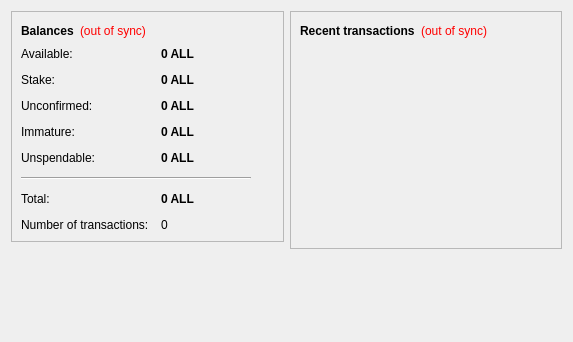
<?xml version="1.0" encoding="UTF-8"?>
<ui version="4.0">
 <class>OverviewPage</class>
 <widget class="QWidget" name="OverviewPage">
  <property name="geometry">
   <rect>
    <x>0</x>
    <y>0</y>
    <width>573</width>
    <height>342</height>
   </rect>
  </property>
  <property name="windowTitle">
   <string>Form</string>
  </property>
  <layout class="QHBoxLayout" name="horizontalLayout" stretch="1,1">
   <item>
    <layout class="QVBoxLayout" name="verticalLayout_2">
     <item>
      <widget class="QFrame" name="frame">
       <property name="frameShape">
        <enum>QFrame::StyledPanel</enum>
       </property>
       <property name="frameShadow">
        <enum>QFrame::Raised</enum>
       </property>
       <layout class="QVBoxLayout" name="verticalLayout_4">
        <item>
         <layout class="QHBoxLayout" name="horizontalLayout_4">
          <item>
           <widget class="QLabel" name="label_5">
            <property name="font">
             <font>
              <weight>75</weight>
              <bold>true</bold>
             </font>
            </property>
            <property name="text">
             <string>Balances</string>
            </property>
           </widget>
          </item>
          <item>
           <widget class="QLabel" name="labelWalletStatus">
            <property name="toolTip">
             <string>The displayed information may be out of date. Your wallet automatically synchronizes with the Allion network after a connection is established, but this process has not completed yet.</string>
            </property>
            <property name="styleSheet">
             <string notr="true">QLabel { color: red; }</string>
            </property>
            <property name="text">
             <string notr="true">(out of sync)</string>
            </property>
            <property name="alignment">
             <set>Qt::AlignLeading|Qt::AlignLeft|Qt::AlignVCenter</set>
            </property>
           </widget>
          </item>
          <item>
           <spacer name="horizontalSpacer_2">
            <property name="orientation">
             <enum>Qt::Horizontal</enum>
            </property>
            <property name="sizeHint" stdset="0">
             <size>
              <width>40</width>
              <height>20</height>
             </size>
            </property>
           </spacer>
          </item>
         </layout>
        </item>
        <item>
         <layout class="QFormLayout" name="formLayout_2">
          <property name="fieldGrowthPolicy">
           <enum>QFormLayout::AllNonFixedFieldsGrow</enum>
          </property>
          <property name="horizontalSpacing">
           <number>12</number>
          </property>
          <property name="verticalSpacing">
           <number>12</number>
          </property>
          <item row="0" column="0">
           <widget class="QLabel" name="labelAvailableText">
            <property name="toolTip">
             <string>Your current available balance</string>
            </property>
            <property name="text">
             <string>Available:</string>
            </property>
           </widget>
          </item>
          <item row="0" column="1">
           <widget class="QLabel" name="labelAvailable">
            <property name="font">
             <font>
              <weight>75</weight>
              <bold>true</bold>
             </font>
            </property>
            <property name="cursor">
             <cursorShape>IBeamCursor</cursorShape>
            </property>
            <property name="toolTip">
             <string>Your current available balance</string>
            </property>
            <property name="text">
             <string notr="true">0 ALL</string>
            </property>
            <property name="alignment">
             <set>Qt::AlignLeading|Qt::AlignLeft|Qt::AlignVCenter</set>
            </property>
            <property name="textInteractionFlags">
             <set>Qt::LinksAccessibleByMouse|Qt::TextSelectableByKeyboard|Qt::TextSelectableByMouse</set>
            </property>
           </widget>
          </item>
          <item row="1" column="0">
           <widget class="QLabel" name="label_6">
            <property name="toolTip">
             <string>Total of coins that was staked, and do not yet count toward the current balance</string>
            </property>
            <property name="text">
             <string>Stake:</string>
            </property>
           </widget>
          </item>
          <item row="1" column="1">
           <widget class="QLabel" name="labelStake">
            <property name="font">
             <font>
              <weight>75</weight>
              <bold>true</bold>
             </font>
            </property>
            <property name="cursor">
             <cursorShape>IBeamCursor</cursorShape>
            </property>
            <property name="toolTip">
             <string>Total of coins that was staked, and do not yet count toward the current balance</string>
            </property>
            <property name="text">
             <string notr="true">0 ALL</string>
            </property>
            <property name="alignment">
             <set>Qt::AlignLeading|Qt::AlignLeft|Qt::AlignVCenter</set>
            </property>
            <property name="textInteractionFlags">
             <set>Qt::LinksAccessibleByMouse|Qt::TextSelectableByKeyboard|Qt::TextSelectableByMouse</set>
            </property>
           </widget>
          </item>
          <item row="2" column="0">
           <widget class="QLabel" name="label_3">
            <property name="toolTip">
             <string>Total of transactions that have yet to be confirmed, and do not yet count toward the current balance</string>
            </property>
            <property name="text">
             <string>Unconfirmed:</string>
            </property>
           </widget>
          </item>
          <item row="2" column="1">
           <widget class="QLabel" name="labelUnconfirmed">
            <property name="font">
             <font>
              <weight>75</weight>
              <bold>true</bold>
             </font>
            </property>
            <property name="cursor">
             <cursorShape>IBeamCursor</cursorShape>
            </property>
            <property name="toolTip">
             <string>Total of transactions that have yet to be confirmed, and do not yet count toward the current balance</string>
            </property>
            <property name="text">
             <string notr="true">0 ALL</string>
            </property>
            <property name="alignment">
             <set>Qt::AlignLeading|Qt::AlignLeft|Qt::AlignVCenter</set>
            </property>
            <property name="textInteractionFlags">
             <set>Qt::LinksAccessibleByMouse|Qt::TextSelectableByKeyboard|Qt::TextSelectableByMouse</set>
            </property>
           </widget>
          </item>
          <item row="3" column="0">
           <widget class="QLabel" name="labelImmatureText">
            <property name="toolTip">
             <string>Mined balance that has not yet matured</string>
            </property>
            <property name="text">
             <string>Immature:</string>
            </property>
           </widget>
          </item>
          <item row="3" column="1">
           <widget class="QLabel" name="labelImmature">
            <property name="font">
             <font>
              <weight>75</weight>
              <bold>true</bold>
             </font>
            </property>
            <property name="toolTip">
             <string>Mined balance that has not yet matured</string>
            </property>
            <property name="text">
             <string notr="true">0 ALL</string>
            </property>
            <property name="alignment">
             <set>Qt::AlignLeading|Qt::AlignLeft|Qt::AlignVCenter</set>
            </property>
            <property name="textInteractionFlags">
             <set>Qt::LinksAccessibleByMouse|Qt::TextSelectableByKeyboard|Qt::TextSelectableByMouse</set>
            </property>
           </widget>
          </item>
          <item row="4" column="0">
           <widget class="QLabel" name="labelBalanceWatchOnlyText">
            <property name="toolTip">
             <string>Your unspendable balance</string>
            </property>
            <property name="text">
             <string>Unspendable:</string>
            </property>
           </widget>
          </item>
          <item row="4" column="1">
           <widget class="QLabel" name="labelBalanceWatchOnly">
            <property name="font">
             <font>
              <weight>75</weight>
              <bold>true</bold>
             </font>
            </property>
            <property name="cursor">
             <cursorShape>IBeamCursor</cursorShape>
            </property>
            <property name="toolTip">
             <string>Your unspendable balance</string>
            </property>
            <property name="text">
             <string notr="true">0 ALL</string>
            </property>
            <property name="alignment">
             <set>Qt::AlignLeading|Qt::AlignLeft|Qt::AlignVCenter</set>
            </property>
            <property name="textInteractionFlags">
             <set>Qt::LinksAccessibleByMouse|Qt::TextSelectableByKeyboard|Qt::TextSelectableByMouse</set>
            </property>
           </widget>
          </item>
          <item row="5" column="0" colspan="2">
           <widget class="Line" name="line">
            <property name="maximumSize">
             <size>
              <width>230</width>
              <height>16777215</height>
             </size>
            </property>
            <property name="orientation">
             <enum>Qt::Horizontal</enum>
            </property>
           </widget>
          </item>
          <item row="6" column="0">
           <widget class="QLabel" name="labelTotalText">
            <property name="toolTip">
             <string>Your current total balance</string>
            </property>
            <property name="text">
             <string>Total:</string>
            </property>
           </widget>
          </item>
          <item row="6" column="1">
           <widget class="QLabel" name="labelTotal">
            <property name="font">
             <font>
              <weight>75</weight>
              <bold>true</bold>
             </font>
            </property>
            <property name="toolTip">
             <string>Your current total balance</string>
            </property>
            <property name="text">
             <string notr="true">0 ALL</string>
            </property>
            <property name="alignment">
             <set>Qt::AlignLeading|Qt::AlignLeft|Qt::AlignVCenter</set>
            </property>
            <property name="textInteractionFlags">
             <set>Qt::LinksAccessibleByMouse|Qt::TextSelectableByKeyboard|Qt::TextSelectableByMouse</set>
            </property>
           </widget>
          </item>
          <item row="7" column="0">
           <widget class="QLabel" name="label_2">
            <property name="toolTip">
             <string>Total number of transactions in wallet</string>
            </property>
            <property name="text">
             <string>Number of transactions:</string>
            </property>
           </widget>
          </item>
          <item row="7" column="1">
           <widget class="QLabel" name="labelNumTransactions">
            <property name="toolTip">
             <string>Total number of transactions in wallet</string>
            </property>
            <property name="text">
             <string notr="true">0</string>
            </property>
           </widget>
          </item>
         </layout>
        </item>
       </layout>
      </widget>
     </item>
     <item>
      <spacer name="verticalSpacer">
       <property name="orientation">
        <enum>Qt::Vertical</enum>
       </property>
       <property name="sizeHint" stdset="0">
        <size>
         <width>20</width>
         <height>40</height>
        </size>
       </property>
      </spacer>
     </item>
    </layout>
   </item>
   <item>
    <layout class="QVBoxLayout" name="verticalLayout_3">
     <item>
      <widget class="QFrame" name="frame_2">
       <property name="frameShape">
        <enum>QFrame::StyledPanel</enum>
       </property>
       <property name="frameShadow">
        <enum>QFrame::Raised</enum>
       </property>
       <layout class="QVBoxLayout" name="verticalLayout">
        <item>
         <layout class="QHBoxLayout" name="horizontalLayout_2">
          <item>
           <widget class="QLabel" name="label_4">
            <property name="text">
             <string>&lt;b&gt;Recent transactions&lt;/b&gt;</string>
            </property>
           </widget>
          </item>
          <item>
           <widget class="QLabel" name="labelTransactionsStatus">
            <property name="toolTip">
             <string>The displayed information may be out of date. Your wallet automatically synchronizes with the Allion network after a connection is established, but this process has not completed yet.</string>
            </property>
            <property name="styleSheet">
             <string notr="true">QLabel { color: red; }</string>
            </property>
            <property name="text">
             <string notr="true">(out of sync)</string>
            </property>
            <property name="alignment">
             <set>Qt::AlignRight|Qt::AlignTrailing|Qt::AlignVCenter</set>
            </property>
           </widget>
          </item>
          <item>
           <spacer name="horizontalSpacer">
            <property name="orientation">
             <enum>Qt::Horizontal</enum>
            </property>
            <property name="sizeHint" stdset="0">
             <size>
              <width>40</width>
              <height>20</height>
             </size>
            </property>
           </spacer>
          </item>
         </layout>
        </item>
        <item>
         <widget class="QListView" name="listTransactions">
          <property name="styleSheet">
           <string notr="true">QListView { background: transparent; }</string>
          </property>
          <property name="frameShape">
           <enum>QFrame::NoFrame</enum>
          </property>
          <property name="verticalScrollBarPolicy">
           <enum>Qt::ScrollBarAlwaysOff</enum>
          </property>
          <property name="horizontalScrollBarPolicy">
           <enum>Qt::ScrollBarAlwaysOff</enum>
          </property>
          <property name="selectionMode">
           <enum>QAbstractItemView::NoSelection</enum>
          </property>
         </widget>
        </item>
       </layout>
      </widget>
     </item>
     <item>
      <spacer name="verticalSpacer_2">
       <property name="orientation">
        <enum>Qt::Vertical</enum>
       </property>
       <property name="sizeHint" stdset="0">
        <size>
         <width>20</width>
         <height>40</height>
        </size>
       </property>
      </spacer>
     </item>
    </layout>
   </item>
  </layout>
 </widget>
 <resources/>
 <connections/>
</ui>
